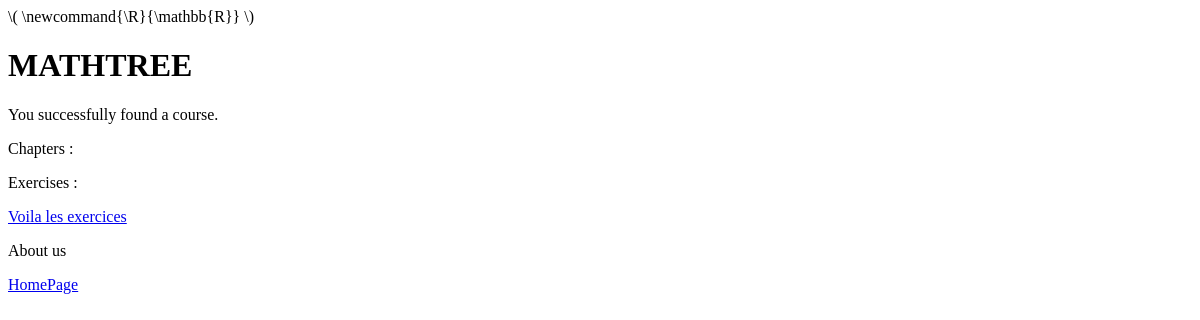
The app's page /courses/Théorie Elementaire des Ensembles/, older data.
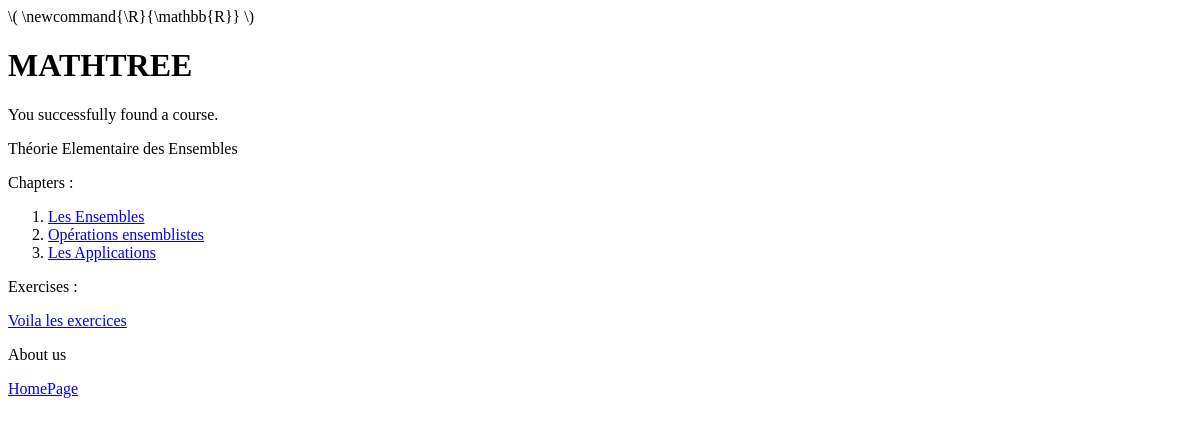
The same page, newer data.
### Courses/models.py (models this page shows, shortened)
class Course(models.Model) :
    name = models.CharField(max_length = big_number)
    x_position = models.FloatField(default=0)
    y_position = models.FloatField(default=0)
    description = models.TextField(default = "")

class Chapter(models.Model) :
    index = models.IntegerField(default = -1)
    course = models.ForeignKey(Course, on_delete=models.CASCADE)
    name = models.CharField(max_length = big_number)
    description = models.TextField(default = "")
    '''
    @admin.display(
        boolean=True,
        ordering='index'
    )
    '''

### Courses/views.py (the view)
# urls.py: path('<str:course_name>/', views.course_view, name="course_view"),
def course_view(request, course_name) :
    course = Course.objects.filter(name=course_name).first()
    return render(request, 'Courses/course_view.html', {"course" : course})

### Courses/templates/Courses/course_view.html
{% extends "HomePage/base.html" %}
{% block content %}
<p>You successfully found a course.</p>
<p> {{course.name}}</p>
<p>Chapters :</p>
<ol>
    {% for chapter in course.chapter_set.all %}
    <li><a href = "{% url 'chapter_view' course.name chapter.index%}">{{chapter.name}}</a></li>
    {% endfor %}
</ol>
<p>Exercises :</p>
<a href = "{% url 'exercises_view' course.name%}">Voila les exercices</a>
{% endblock %}

Row changes from the older to the newer data that the page shows:
added Course: name "Théorie Elementaire des Ensembles"
added Chapter: name "Les Ensembles"
added Chapter: name "Opérations ensemblistes"
added Chapter: name "Les Applications"
